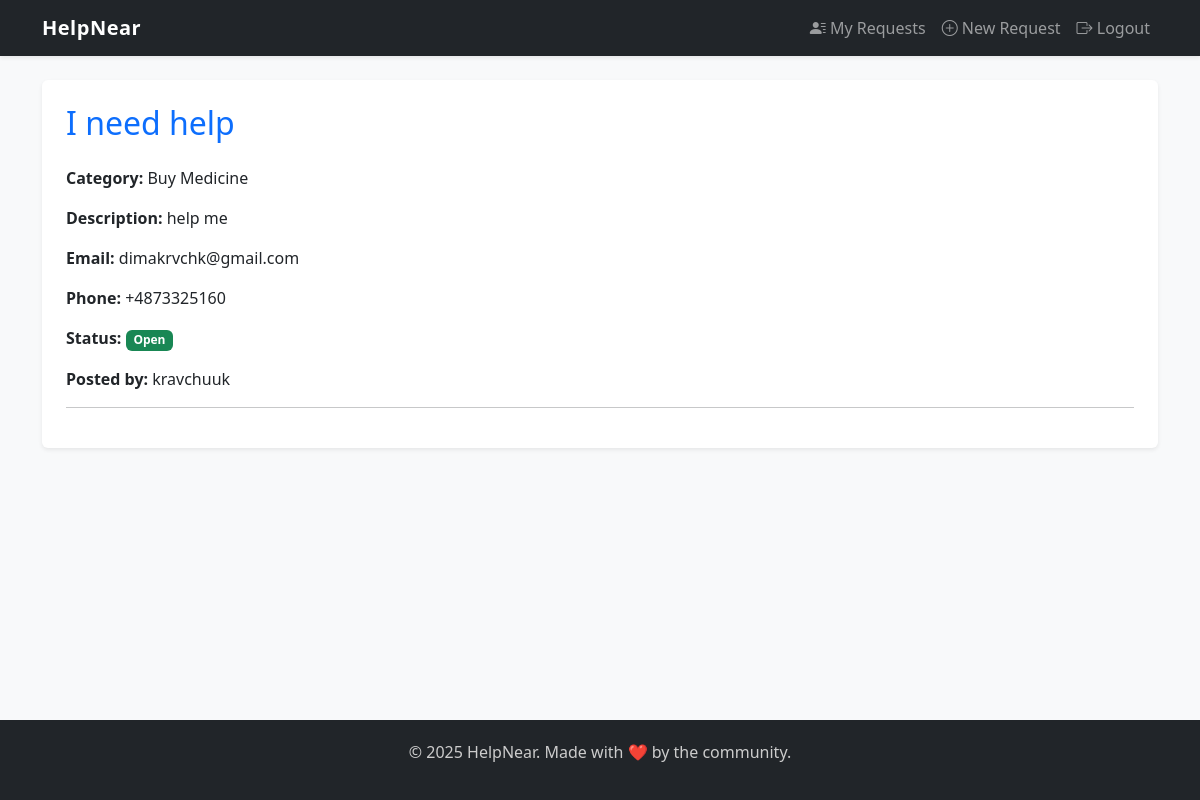
The page /request/3/ (signed in) on the database its author committed.
### help/models.py (models this page shows, shortened)
class HelpRequest(models.Model):
    CATEGORY_CHOICES = [
        ('food', 'Food Delivery'),
        ('medicine', 'Buy Medicine'),
        ('house', 'House Help'),
        ('other', 'Other')
    ]
    user = models.ForeignKey(User, on_delete=models.CASCADE)
    title = models.CharField(max_length=200)
    description = models.TextField()
    category = models.CharField(max_length=50, choices=CATEGORY_CHOICES)
    location = models.CharField(max_length=200)
    email = models.EmailField(blank=True, null=True)
    phone = models.CharField(max_length=20, blank=True, null=True)
    is_open = models.BooleanField(default=True)
    created_at = models.DateTimeField(auto_now_add=True)

### help/views.py (the view)
# urls.py: path('request/<int:request_id>/', views.request_detail, name='request_detail'),
@login_required
def request_detail(request, request_id):
    help_request = get_object_or_404(HelpRequest, pk=request_id)
    if request.method == 'POST':
        form = HelpResponseForm(request.POST)
        if form.is_valid():
            response = form.save(commit=False)
            response.request = help_request
            response.responder = request.user
            response.save()
            help_request.is_open = False  # закрываем заявку
            help_request.save()
            return redirect('home')
    else:
        form = HelpResponseForm()
    return render(request, 'help/request_detail.html', {
        'help_request': help_request,
        'form': form
    })

### help/templates/help/request_detail.html (shortened to what this page needs)
{% extends 'base.html' %}
{% block content %}
<div class="bg-white p-4 rounded shadow-sm">
  <h2 class="mb-4 text-primary">{{ help_request.title }}</h2>
  <p><strong>Category:</strong> {{ help_request.get_category_display }}</p>
  <p><strong>Description:</strong> {{ help_request.description }}</p>
  <p><strong>Email:</strong> {{ help_request.email }}</p>
  <p><strong>Phone:</strong> {{ help_request.phone }}</p>
  <p><strong>Status:</strong>
    {% if help_request.is_open %}
      <span class="badge bg-success">Open</span>
    {% else %}
      <span class="badge bg-danger">Closed</span>
    {% endif %}
  </p>
  <p><strong>Posted by:</strong> {{ help_request.user.username }}</p>
  <hr />
</div>
{% endblock %}

### help/templates/base.html (style rules this page uses)
html, body { height: 100%; margin: 0; background-color: #f8f9fa; }

### rows shown on the page
HelpRequest: title "I need help", category "Buy Medicine", description "help me", email "dimakrvchk@gmail.com", phone "+4873325160", user.username "kravchuuk"
